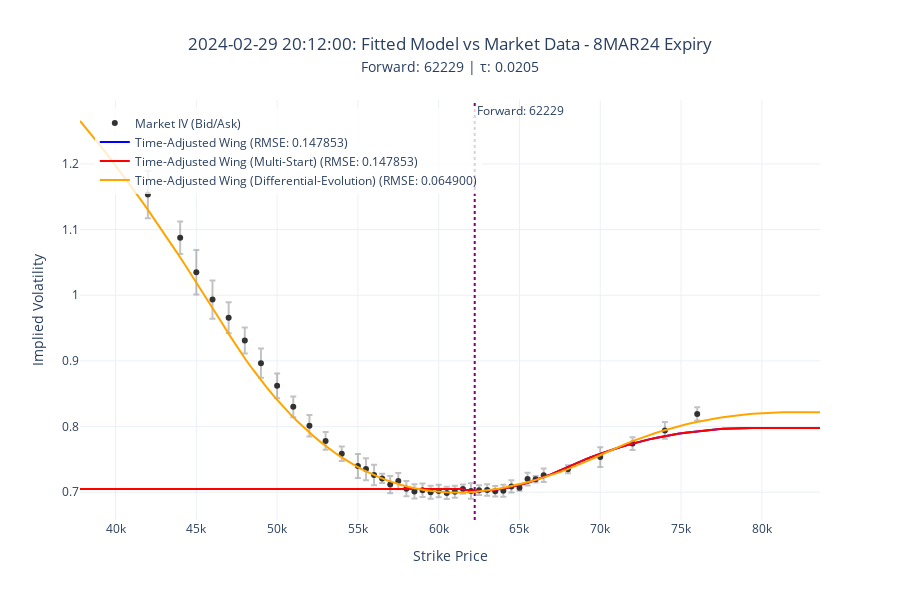

Source (notebook cell):
### Code cell
# 📈 Generate Volatility Surface Comparison Plot
# Create extended strike range for smooth curves
min_strike = min(strikes_list) * 0.9
max_strike = max(strikes_list) * 1.1
extended_strikes = np.linspace(min_strike, max_strike, 100)

fig = go.Figure()

# Extract bid/ask volatilities for error bars
market_bid_vols = (df_option_with_vola_and_greeks['bidVola']/100).to_list()
market_ask_vols = (df_option_with_vola_and_greeks['askVola']/100).to_list()

# Add market data points with bid/ask error bars
fig.add_trace(go.Scatter(
    x=strikes_list, y=market_vols, mode='markers', name='Market IV (Bid/Ask)',
    error_y=dict(type='data', symmetric=False,
        array=[ask - mid for ask, mid in zip(market_ask_vols, market_vols)],  # Upper error
        arrayminus=[mid - bid for bid, mid in zip(market_bid_vols, market_vols)],  # Lower error
        visible=True, color='rgba(0,0,0,0.3)', thickness=2, width=3
    ),
    marker=dict(size=6, color='black', symbol='circle'),
    hovertemplate='Strike: %{x}<br>Mid Vol: %{y:.4f}<br>Bid-Ask Spread<extra></extra>',
    opacity=0.8
))
# Add vertical lines for reference
forward_price = df_option_with_vola_and_greeks['F'][0]    
fig.add_vline(x=forward_price, line=dict(color='purple', dash='dot', width=2), annotation_text=f"Forward: {forward_price:.0f}")

# Define colors for models
model_colors = ['blue', 'red', 'orange', 'purple', 'cyan', 'magenta', 'lime', 'pink']
color_map = {model_name: model_colors[i % len(model_colors)] for i, model_name in enumerate(model_results.keys())}

# Add model curves with fitted error bars
for model_name, data in model_results.items():        
    result = data['result']
    model_class = data['model_class']
    color = color_map.get(model_name, 'green')
    
    # Create model instance with optimized parameters
    model = model_class(result.parameters)
    
    # Calculate model volatilities for extended strikes
    model_vols = []
    for strike in extended_strikes:
        try:
            vol = model.calculate_volatility_from_strike(strike)
            model_vols.append(vol)
        except:
            model_vols.append(np.nan)
    
    # Add model curve
    fig.add_trace(go.Scatter(
        x=extended_strikes, y=model_vols, mode='lines',
        name=f'{model_name} (RMSE: {result.error:.6f})',
        line=dict(color=color, width=2),
        hovertemplate=f'{model_name}<br>Strike: %{{x}}<br>Vol: %{{y:.4f}}<extra></extra>'
    ))    

# Update layout
title = f"{(ts:=df_option_with_vola_and_greeks['timestamp'][0])}: Fitted Model vs Market Data - {my_expiry} Expiry"

fig.update_layout(xaxis_title='Strike Price', yaxis_title='Implied Volatility', width=900, height=600,
    title=dict(
        text=f"{title}<br><span style='font-size:14px'>Forward: {forward_price:.0f} | τ: {time_to_expiry:.4f}",# | RMSE: {fitter_result.error:.6f}<br> {param_string}</span>",
        x=0.5
    ),
    hovermode='closest', legend=dict(x=0.02, y=0.98, bgcolor='rgba(255,255,255,0.8)'), template='plotly_white'
)

fig.show()
